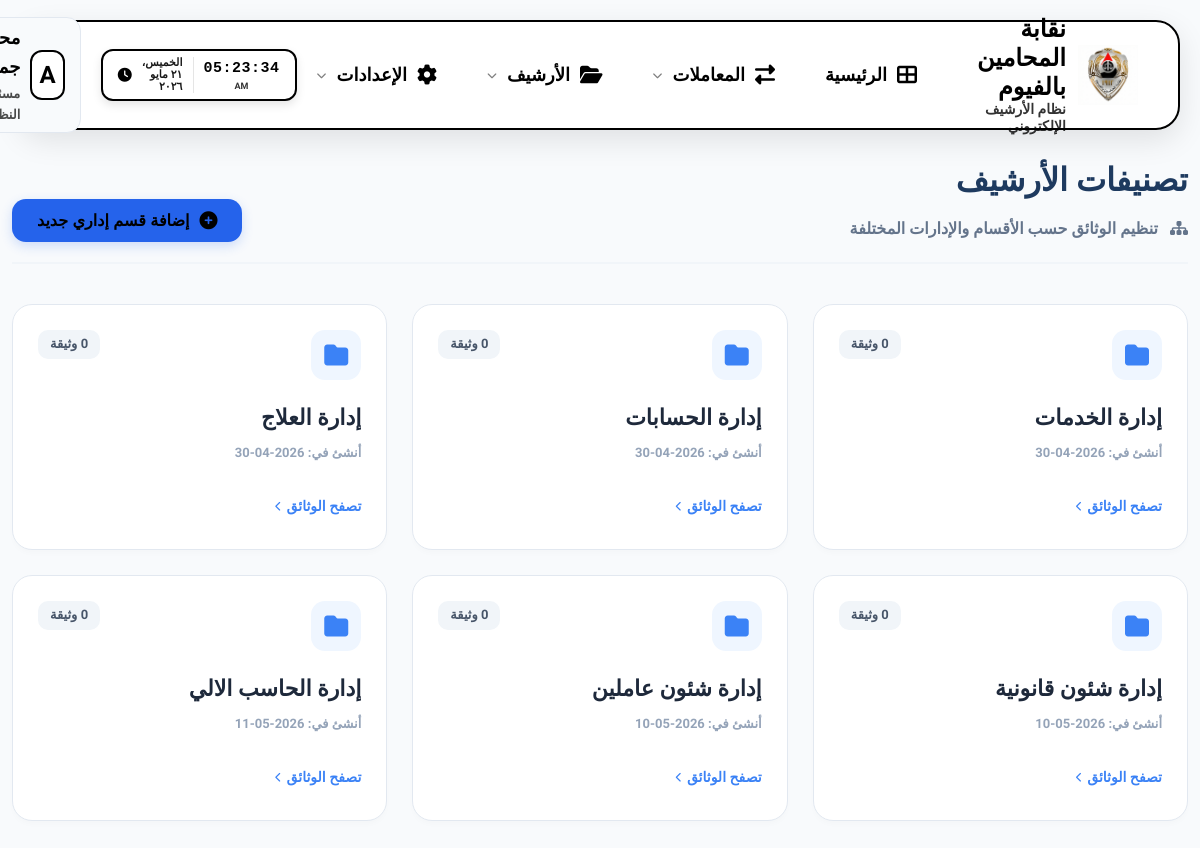
Page /categories/ (signed in) on the committed database.
### eams/models.py (models this page shows, shortened)
class Profile(models.Model):
    ROLE_CHOICES = (
        ('admin', 'مدير نظام'),
        ('employee', 'موظف'),
        ('viewer', 'مشاهد'),
    )
    user = models.OneToOneField(User, on_delete=models.CASCADE, related_name='profile')
    full_name = models.CharField(max_length=255, blank=True, null=True, verbose_name="الاسم بالكامل")
    job_title = models.CharField(max_length=255, blank=True, null=True, verbose_name="الوظيفة")
    department = models.CharField(max_length=255, blank=True, null=True, verbose_name="القسم")
    raw_password = models.CharField(max_length=255, blank=True, null=True, verbose_name="كلمة المرور الحالية (للمدير)")
    access_incoming = models.BooleanField(default=True, verbose_name="الأرشيف الوارد")
    access_outgoing = models.BooleanField(default=True, verbose_name="الأرشيف الصادر")
    access_internal = models.BooleanField(default=True, verbose_name="البريد الداخلي")
    access_reports = models.BooleanField(default=False, verbose_name="التقارير الإحصائية")
    access_categories = models.BooleanField(default=False, verbose_name="إدارة الأقسام")
    access_audit = models.BooleanField(default=False, verbose_name="سجل التحركات")
    access_users = models.BooleanField(default=False, verbose_name="إدارة المستخدمين")

class Category(models.Model):
    name = models.CharField(max_length=255, verbose_name="اسم التصنيف")
    parent = models.ForeignKey('self', on_delete=models.SET_NULL, null=True, blank=True, related_name='children', verbose_name="التصنيف الأب")
    created_at = models.DateTimeField(auto_now_add=True)
    class Meta:
        verbose_name = "تصنيف"
        verbose_name_plural = "تصنيفات"

### eams/views.py (the view)
# urls.py: path('categories/', views.category_list, name='category_list'),
@login_required
def category_list(request):
    query = request.GET.get('q')
    categories = Category.objects.annotate(doc_count=Count('documents'))
    if query:
        categories = categories.filter(name__icontains=query)
    return render(request, 'eams/category_list.html', {'categories': categories})

### templates/eams/category_list.html (shortened to what this page needs)
{% extends 'base.html' %}
{% block content %}
<div class="container-fluid px-4 fade-in">
    <div style="display: flex; justify-content: space-between; align-items: flex-end; margin-bottom: 40px; border-bottom: 2px solid #f1f5f9; padding-bottom: 20px;">
        <div>
            <h1 style="font-size: 32px; font-weight: 900; color: #1e3a5f; margin-bottom: 10px;">تصنيفات الأرشيف</h1>
            <p style="color: #64748b; font-size: 16px; font-weight: 700;">
                <i class="fas fa-sitemap" style="margin-left: 8px;"></i>
                تنظيم الوثائق حسب الأقسام والإدارات المختلفة
            </p>
        </div>
        {% if request.user.profile.access_users %}
        <button class="btn btn-primary" onclick="location.href='{% url 'category_create' %}'"
            style="padding: 12px 25px; border-radius: 14px; font-weight: 800; display: flex; align-items: center; gap: 10px; background: #2563eb; border: none; box-shadow: 0 4px 12px rgba(37, 99, 235, 0.2);">
            <i class="fas fa-plus-circle" style="font-size: 18px;"></i>
            <span>إضافة قسم إداري جديد</span>
        </button>
        {% endif %}
    </div>
    <div class="category-grid">
        {% for cat in categories %}
        <div class="category-card">
            <div>
                <div style="display: flex; justify-content: space-between; align-items: flex-start; margin-bottom: 20px;">
                    <div class="category-icon">
                        <i class="fas fa-folder"></i>
                    </div>
                    <span class="doc-badge">{{ cat.doc_count }} وثيقة</span>
                </div>
                <a href="{% url 'document_list' %}?category={{ cat.id }}" style="text-decoration: none; color: inherit;">
                    <h3 style="font-size: 20px; font-weight: 800; color: #1e293b; margin-bottom: 8px; transition: color 0.3s;" class="category-title">{{ cat.name }}</h3>
                </a>
                <p style="font-size: 13px; color: #94a3b8; font-weight: 600;">أنشئ في: {{ cat.created_at|date:"Y-m-d" }}</p>
            </div>
            <div style="display: flex; justify-content: space-between; align-items: center; margin-top: 25px;">
                <a href="{% url 'document_list' %}?category={{ cat.id }}" style="font-size: 14px; color: #3b82f6; font-weight: 800; text-decoration: none; display: flex; align-items: center; gap: 5px;">
                    تصفح الوثائق <i class="fas fa-chevron-left" style="font-size: 10px;"></i>
                </a>
            </div>
        </div>
        {% endfor %}
    </div>
</div>
{% endblock %}

### templates/base.html (shortened to what this page needs)
{% load static %}
<!DOCTYPE html>
<html lang="ar" dir="rtl">
<head>
    <link rel="stylesheet" href="https://cdnjs.cloudflare.com/ajax/libs/font-awesome/6.4.0/css/all.min.css">
    <link rel="stylesheet" href="https://unpkg.com/nprogress@0.2.0/nprogress.css">
    <link rel="stylesheet" href="{% static 'css/style.css' %}?v=12">
</head>
<body class="js-loading">
    <div class="topnav-container">
        <nav class="topnav">
            <a href="{% url 'dashboard' %}" class="topnav-brand" style="text-decoration: none;">
                <div class="logo-container">
                    <img src="{% static 'Gemini_Generated_Image_ekeq1aekeq1aekeq.png' %}" alt="Logo" class="main-logo">
                </div>
                <div class="brand-text">
                    <span class="main-title">نقابة المحامين بالفيوم</span>
                    <span class="sub-title">نظام الأرشيف الإلكتروني</span>
                </div>
            </a>
            <ul class="topnav-links">
                <li>
                    <a href="{% url 'dashboard' %}"
                        class="nav-link {% if request.resolver_match.url_name == 'dashboard' %}active{% endif %}">
                        <i class="fas fa-th-large"></i>
                        <span>الرئيسية</span>
                    </a>
                </li>
                <li class="has-dropdown">
                    <a href="#"
                        class="nav-link {% if 'transaction' in request.resolver_match.url_name %}active{% endif %}">
                        <i class="fas fa-exchange-alt"></i>
                        <span>المعاملات</span>
                        <i class="fas fa-chevron-down" style="font-size: 10px; opacity: 0.5;"></i>
                    </a>
                </li>
                <li class="has-dropdown">
                    <a href="#"
                        class="nav-link {% if request.resolver_match.url_name == 'document_list' %}active{% endif %}">
                        <i class="fas fa-folder-open"></i>
                        <span>الأرشيف</span>
                        <i class="fas fa-chevron-down" style="font-size: 10px; opacity: 0.5;"></i>
                    </a>
                </li>
                <li class="has-dropdown">
                    <a href="#" class="nav-link">
                        <i class="fas fa-cog"></i>
                        <span>الإعدادات</span>
                        <i class="fas fa-chevron-down" style="font-size: 10px; opacity: 0.5;"></i>
                    </a>
                </li>
            </ul>
            <div class="topnav-right" style="display: flex; align-items: center; gap: 20px;">
                <div class="live-clock-container"
                    style="background: #ffffff; color: #000000; padding: 6px 15px; border-radius: 12px; display: flex; align-items: center; gap: 10px; box-shadow: 0 4px 10px rgba(0,0,0,0.1); border: 2px solid #000000;">
                    <div style="text-align: center; border-left: 1px solid rgba(0,0,0,0.1); padding-left: 10px;">
                        <div id="live-time"
                            style="font-size: 15px; font-weight: 900; letter-spacing: 0.5px; color: #000000;">00:00:00
                        </div>
                        <div id="live-period"
                            style="font-size: 9px; font-weight: 800; opacity: 0.8; margin-top: -2px; color: #000000;">AM
                        </div>
                    </div>
                    <div id="live-date"
                        style="font-size: 11px; font-weight: 800; opacity: 0.9; text-align: right; line-height: 1.1; color: #000000;">
                        --/--/----</div>
                    <i class="fas fa-clock" style="font-size: 14px; color: #000000; animation: pulse 2s infinite;"></i>
                </div>
                <div class="user-profile has-dropdown">
                    <div class="user-avatar">{{ request.user.username|first|upper }}</div>
                    <div class="user-meta">
                        <span class="user-name">{{ request.user.profile.full_name|default:request.user.username }}</span>
                        <span class="user-role">{{ request.user.profile.job_title|default:'موظف النظام' }}</span>
                    </div>
                </div>
            </div>
        </nav>
    </div>
    <div class="main-content" id="main-content">
        {% block content %}{% endblock %}
    </div>
</body>
</html>

### static/css/style.css (style rules this page uses)
:root { --primary-color: #0f172a; --accent-color: #3b82f6; --accent-glow: rgba(59, 130, 246, 0.4); --bg-color: #f8fafc; --card-bg: #ffffff; --text-main: #000000; --text-body: #000000; --text-muted: #000000; --border-color: #e2e8f0; --success: #10b981; --warning: #f59e0b; --danger: #ef4444; }
* { margin: 0; padding: 0; box-sizing: border-box; }
body { font-family: 'Tajawal', sans-serif; background-color: var(--bg-color); color: #000000 !important; font-weight: 900 !important; line-height: 1.6; direction: rtl; min-height: 100vh; }
body { color: #000000; font-weight: 900 !important; }
p, span, div, td, th, a, input, select, textarea, label { font-weight: 900 !important; }
h1, h2, h3, h4, h5, h6, .nav-link { font-weight: 900 !important; }
.topnav-container { position: fixed; top: 20px; left: 40px; right: 40px; z-index: 1000; }
.topnav { background: rgba(255, 255, 255, 0.95); backdrop-filter: blur(15px) saturate(180%); -webkit-backdrop-filter: blur(15px) saturate(180%); height: 110px; border-radius: 24px; display: flex; align-items: center; justify-content: space-between; padding: 0 40px; border: 2px solid #000000; box-shadow: 0 10px 30px rgba(0, 0, 0, 0.1); transition: all 0.3s ease; }
.topnav-brand { display: flex; align-items: center; gap: 12px; }
.logo-container { width: 100px; height: 100px; display: flex; align-items: center; justify-content: center; }
.main-logo { width: 100%; height: 100%; object-fit: contain; }
.topnav-brand .brand-text { display: flex; flex-direction: column; align-items: center; line-height: 1.2; }
.brand-text .main-title { font-size: 24px; font-weight: 900; color: #000000; }
.brand-text .sub-title { font-size: 14px; color: #000000; font-weight: 800; opacity: 0.8; }
.topnav-links { display: flex; gap: 10px; list-style: none; margin: 0 auto; }
.nav-link { text-decoration: none; color: #000000 !important; font-size: 18px; padding: 12px 20px; border-radius: 12px; display: flex; align-items: center; gap: 10px; font-weight: 900 !important; transition: all 0.3s cubic-bezier(0.4, 0, 0.2, 1); }
.nav-link i { font-size: 20px; color: #000000; transition: all 0.3s ease; }
.has-dropdown { position: relative; }
.topnav-right { display: flex; align-items: center; gap: 15px; }
.user-profile { display: flex; align-items: center; gap: 10px; background: #f8fafc; padding: 6px 15px; border-radius: 14px; border: 1px solid var(--border-color); cursor: pointer; transition: all 0.2s ease; }
.user-avatar { width: 50px; height: 50px; background: #ffffff; color: #000000; border: 2px solid #000000; border-radius: 12px; display: flex; align-items: center; justify-content: center; font-weight: 900; font-size: 24px; }
.user-meta { display: flex; flex-direction: column; gap: 2px; }
.user-name { font-size: 18px; font-weight: 900; color: #000000; }
.user-role { font-size: 13px; color: #000000; font-weight: 800; opacity: 0.7; }
.main-content { padding-top: 155px; padding-bottom: 40px; width: 98%; margin: 0 auto; }
h1 { font-size: 32px !important; }
h3 { font-size: 22px !important; }
.btn { padding: 10px 25px; border-radius: 12px; font-weight: 900; font-size: 16px; cursor: pointer; transition: all 0.3s; border: 2px solid #000; text-decoration: none; display: inline-flex; align-items: center; gap: 8px; box-shadow: 0 3px 0 #000; }
.btn-primary { background: #ffffff; color: #000000 !important; }
.live-clock-container { transition: all 0.3s ease; border: 2px solid rgba(255, 255, 255, 0.1); }
#live-time { font-family: 'Courier New', Courier, monospace; text-shadow: 0 0 8px rgba(255, 255, 255, 0.4); }
@media (max-width: 1200px) { .topnav-container { left: 20px; right: 20px; } }
.main-content { opacity: 1; transform: translateY(0) scale(1); transition: opacity 0.5s cubic-bezier(0.4, 0, 0.2, 1), transform 0.5s cubic-bezier(0.4, 0, 0.2, 1); will-change: opacity, transform; }
.fade-in-active { animation: contentFadeIn 0.5s cubic-bezier(0.4, 0, 0.2, 1) forwards; }

### templates/base.html (style rules this page uses)
body { font-family: 'Tajawal', sans-serif; }

### rows in the picture
Category: doc_count "0", name "إدارة الخدمات", created_at "2026-04-30"
Category: doc_count "0", name "إدارة الحسابات", created_at "2026-04-30"
Category: name "إدارة العلاج", created_at "2026-04-30"
Category: doc_count "0", name "إدارة شئون قانونية", created_at "2026-05-10"
Category: doc_count "0", name "إدارة شئون عاملين", created_at "2026-05-10"
Category: name "إدارة الحاسب الالي", created_at "2026-05-11"

### other values in the picture
{{ request.user.username|first|upper }} "A"
